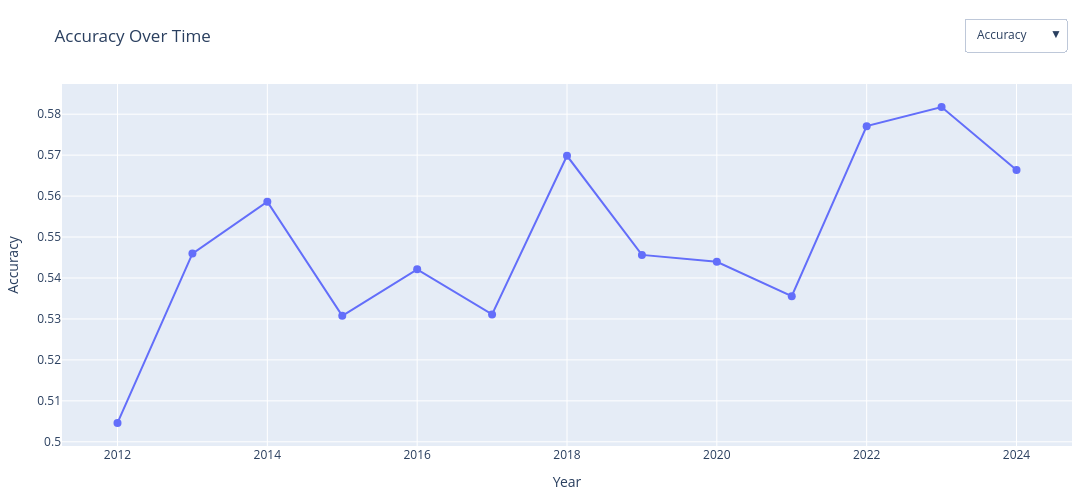

The cell this chart's notebook holds for it:
### Code cell
# Single interactive figure: select metric via buttons

import plotly.graph_objects as go

metrics = ['accuracy', 'brier_score', 'roc_auc']
labels = {
    'accuracy': 'Accuracy',
    'brier_score': 'Brier Score',
    'roc_auc': 'ROC AUC'
}

default_metric = metrics[0]
fig = go.Figure(
    data=[go.Scatter(
        x=results_df['year'],
        y=results_df[default_metric],
        mode='lines+markers',
        name=labels[default_metric],
        marker=dict(size=8)
    )]
)

# Build buttons that switch the Y series and titles
buttons = []
for m in metrics:
    buttons.append(dict(
        label=labels[m],
        method='update',
        args=[
            {
                'y': [results_df[m]],
                'name': [labels[m]]
            },
            {
                'title': f"{labels[m]} Over Time",
                'yaxis': {'title': labels[m]}
            }
        ]
    ))

fig.update_layout(
    title=f"{labels[default_metric]} Over Time",
    xaxis_title='Year',
    yaxis_title=labels[default_metric],
    hovermode='x unified',
    width=1500, height=500, margin=dict(t=80, r=20, b=40, l=60),
    updatemenus=[dict(
        buttons=buttons,
        direction='down',
        showactive=True,
        x=1.0, xanchor='right',
        y=1.2, yanchor='top',
        pad={'r': 6, 't': 6}
    )]
)

# Optional: save a single HTML with interactive buttons
# fig.write_html('metrics_over_time.html')
fig.show()

### Figure 1 — Plotly figure (JSON) as saved in the notebook; plotly's stock layout.template omitted (floating-point values rounded to 4 significant figures)
{"data": [{"marker": {"size": 8}, "mode": "lines+markers", "name": "Accuracy", "type": "scatter", "x": [2012, 2013, 2014, 2015, 2016, 2017, 2018, 2019, 2020, 2021, 2022, 2023, 2024], "y": [0.5046, 0.546, 0.5586, 0.5308, 0.5421, 0.5311, 0.5698, 0.5456, 0.5439, 0.5356, 0.5771, 0.5817, 0.5664]}], "layout": {"height": 500, "hovermode": "x unified", "margin": {"b": 40, "l": 60, "r": 20, "t": 80}, "title": {"text": "Accuracy Over Time"}, "updatemenus": [{"buttons": [{"args": [{"name": ["Accuracy"], "y": [[0.5046, 0.546, 0.5586, 0.5308, 0.5421, 0.5311, 0.5698, 0.5456, 0.5439, 0.5356, 0.5771, 0.5817, 0.5664]]}, {"title": "Accuracy Over Time", "yaxis": {"title": "Accuracy"}}], "label": "Accuracy", "method": "update"}, {"args": [{"name": ["Brier Score"], "y": [[0.2516, 0.2459, 0.2467, 0.2488, 0.2463, 0.2479, 0.2466, 0.2464, 0.2458, 0.2479, 0.245, 0.2409, 0.2433]]}, {"title": "Brier Score Over Time", "yaxis": {"title": "Brier Score"}}], "label": "Brier Score", "method": "update"}, {"args": [{"name": ["ROC AUC"], "y": [[0.5379, 0.5606, 0.5521, 0.5406, 0.5936, 0.5532, 0.5702, 0.578, 0.5659, 0.556, 0.5868, 0.6047, 0.5921]]}, {"title": "ROC AUC Over Time", "yaxis": {"title": "ROC AUC"}}], "label": "ROC AUC", "method": "update"}], "direction": "down", "pad": {"r": 6, "t": 6}, "showactive": true, "x": 1, "xanchor": "right", "y": 1.2, "yanchor": "top"}], "width": 1500, "xaxis": {"title": {"text": "Year"}}, "yaxis": {"title": {"text": "Accuracy"}}}}
